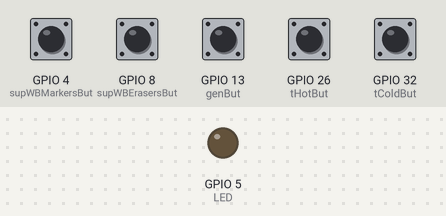
Bench run of a sketch on a simulated ESP32. Shown: output pins drawn as LEDs (lit = HIGH). The test bench sets the inputs (shaded band); at power-on: GPIO 4 (supWBMarkersBut), GPIO 8 (supWBErasersBut), GPIO 13 (genBut), GPIO 26 (tHotBut), GPIO 32 (tColdBut) HIGH. WiFi joins after 1.5 s; servers stay silent unless stated; uploads are accepted with an empty reply; the local clock reads 2024-03-15 10:24:30 at power-on unless the sketch sets it; what the sketch prints to the serial monitor is not drawn.

Above: at 6.8 s.
6.9 s: GPIO 4 (supWBMarkersBut) pulled LOW for 0.15 s
At 8.3 s:
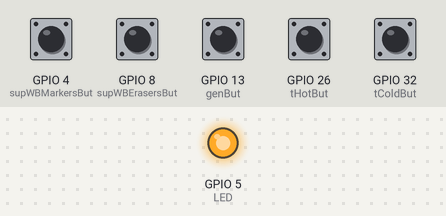
10.0 s: GPIO 4 (supWBMarkersBut) pulled LOW for 1 s
At 13.7 s:
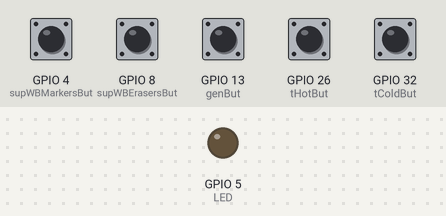
14.0 s: GPIO 26 (tHotBut) pulled LOW for 0.15 s
At 14.9 s:
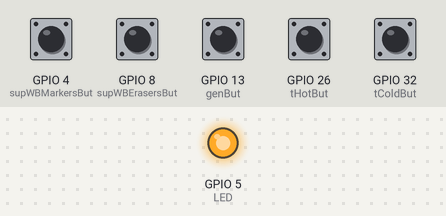
Timing chart, 0 to 18.2 s (numbered marks = the images above; inputs shaded):
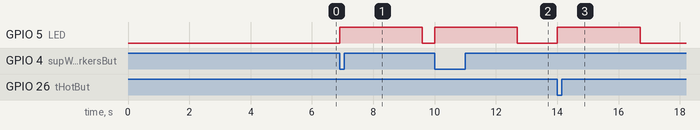

The sketch:

ESP32_GET.ino
```cpp
#include <ArduinoJson.h>
#include "ESP32_MailClient.h"
#include <WiFi.h>
#include "time.h"
#include <HTTPClient.h>

const char* ssid = "SummitNG";
const char* password = "ewolram1";

#define emailSenderAccount    "suppliesdetect@gmail.com"
#define emailSenderPassword   "missingtooth"
#define emailRecipient        "suppliesdetect@gmail.com"
#define smtpServer            "smtp.gmail.com"
#define smtpServerPort        465
#define emailSubject          "ESP32 Test"

const int supWBMarkersBut = 4;
const int supWBErasersBut = 8;
const int supBBChalkBut = 2;
const int supBBErasersBut = 6;
const int tHotBut = 26;
const int tColdBut = 32;
const int genBut = 13;

const int LED = 5;

long timePushed;
bool disabled0;
bool disabled1;

const int supWBMarkers = 0;
const int supWBErasers = 1;
const int supBBChalk = 2;
const int supBBErasers = 3;
const int tHot = 4;
const int tCold = 5;
const int gen = 6;

String room = "Hudson%20110";

const char* ntpServer = "pool.ntp.org";
const long  gmtOffset_sec = -18000;
const int   daylightOffset_sec = 3600;

SMTPData smtpData;

void sendCallback(SendStatus info);

void emailandGET(int LED, int msg);

void printLocalTime();

void checkenable();

String serverName = "http://192.168.2.57:8000/tickets/main";

void setup() {
  pinMode(supWBMarkersBut, INPUT_PULLUP);
  pinMode(supWBErasersBut, INPUT_PULLUP);
  //pinMode(supBBMarkersBut, INPUT_PULLUP);
  //pinMode(supBBErasersBut, INPUT_PULLUP);
  pinMode(tHotBut, INPUT_PULLUP);
  pinMode(tColdBut, INPUT_PULLUP);
  pinMode(genBut, INPUT_PULLUP);
  pinMode(LED, OUTPUT);
  digitalWrite(5, LOW);
  disabled0 = false;
  disabled1 = false;
  Serial.begin(115200);

  delay(4000);

  Serial.println();
  Serial.print("Connecting");

  WiFi.begin(ssid, password);
  while (WiFi.status() != WL_CONNECTED) {
    Serial.print(".");
    delay(200);
  }

  Serial.println();
  Serial.println("WiFi connected.");
  Serial.println();

  //init and get the time
  configTime(gmtOffset_sec, daylightOffset_sec, ntpServer);
  printLocalTime();
}

void loop() {
  struct tm timeinfo;
  getLocalTime(&timeinfo);
  if (WiFi.status() == WL_CONNECTED) { //Check WiFi connection status
    if ((timeinfo.tm_hour == 06) && disabled0) {
      disabled0 = false;
    }

    if (digitalRead(supWBMarkersBut) == false ){//&& !disabled0) {
      emailandGET(LED, supWBMarkers);
      disabled0 = true;
    }

    if (digitalRead(supWBErasersBut) == false && !disabled0) {
      emailandGET(LED, supWBErasers);
      disabled0 = true;
    }

    /*    if (digitalRead(supBBMarkersBut) == false && !disabled0) {
          emailandGET(LED, supBBMarkers);
          disabled0 = true;
        }
    */

    /*    if (digitalRead(supBBErasersBut) == false && !disabled0) {
          emailandGET(LED, supBBErasers);
          disabled0 = true;
        }
    */

    if (digitalRead(tHotBut) == false) {
      checkenable();
      if (!disabled1) {
        emailandGET(LED, tHot);
        disabled1 = true;
        timePushed = millis();
      }
    }
    if (digitalRead(tColdBut) == false) {
      checkenable();
      if (!disabled1) {
        emailandGET(LED, tCold);
        disabled1 = true;
        timePushed = millis();
      }
    }
    if (digitalRead(genBut) == false && !disabled0) {
      emailandGET(LED, gen);
      disabled0 = true;
    }
  }
}
void emailandGET(int LED, int msg) {
  digitalWrite(LED, HIGH);
  Serial.println("Preparing to send email");
  Serial.println();

  smtpData.setLogin(smtpServer, smtpServerPort, emailSenderAccount, emailSenderPassword);
  smtpData.setSender("ESP32", emailSenderAccount);
  smtpData.setPriority("High");
  smtpData.setSubject(emailSubject);

  HTTPClient http;
  String serverpath;
  Serial.println("Posting JSON data to server...");

  if (msg == 0) {
    smtpData.setMessage("<div style=\"color:#2f4468;\"><h1>Whiteboard Supplies Request</h1><p>- We need markers for whiteboard</p></div>", true);
    serverpath = serverName + "?room=" + room + "&request=Supplies%20-%20Whiteboard&status=Not%20Complete";
  }

  if (msg == 1) {
    smtpData.setMessage("<div style=\"color:#2f4468;\"><h1>Whiteboard Supplies Request</h1><p>- We need erasers for whiteboard</p></div>", true);
    serverpath = serverName + "?room=" + room + "&request=Supplies%20-%20Whiteboard&status=Not%20Complete";
  }

  if (msg == 2) {
    smtpData.setMessage("<div style=\"color:#2f4468;\"><h1>Blackboard Supplies Request</h1><p>- We need chalk for blackboard</p></div>", true);
    serverpath = serverName + "?room=" + room + "&request=Supplies%20-%20Blackboard&status=Not%20Complete";
  }

  if (msg == 3) {
    smtpData.setMessage("<div style=\"color:#2f4468;\"><h1>Blackboard Supplies Request</h1><p>- We need erasers for blackboard</p></div>", true);
    serverpath = serverName + "?room=" + room + "&request=Supplies%20-%20Blackboard&status=Not%20Complete";
  }


  if (msg == 4) {
    smtpData.setMessage("<div style=\"color:#2f4468;\"><h1>Temperature Request</h1><p>- It is too hot in here</p></div>", true);
    serverpath = serverName + "?room=" + room + "&request=Temperature%20-%20Too%20Hot&status=Not%20Complete";
  }

  if (msg == 5) {
    smtpData.setMessage("<div style=\"color:#2f4468;\"><h1>Temperature Request</h1><p>- It is too cold in here</p></div>", true);
    serverpath = serverName + "?room=" + room + "&request=Temperature%20-%20Too%20Cold%20&status=Not%20Complete";
  }

  if (msg == 6) {
    smtpData.setMessage("<div style=\"color:#2f4468;\"><h1>General Request</h1><p>- This is a general maintainance request</p></div>", true);
    serverpath = serverName + "?room=" + room + "&request=General&status=Not%20Complete";
  }


  http.begin(serverpath.c_str());  //Specify destination for HTTP request
  http.addHeader("Content-Type", "application/json");

  int httpResponseCode = http.GET();

  if (httpResponseCode > 0) {
    String response = http.getString();
    Serial.println(httpResponseCode);
    Serial.println(response);
  }

  else {
    Serial.printf("Error occurred while sending HTTP GET: %s\n", http.errorToString(httpResponseCode).c_str());
  }

  smtpData.addRecipient(emailRecipient);
  smtpData.setSendCallback(sendCallback);

  if (!MailClient.sendMail(smtpData))
    Serial.println("Error sending Email, " + MailClient.smtpErrorReason());

  smtpData.empty();
  delay(1500);
  digitalWrite(LED, LOW);
}

void checkenable() {
  //if 30 min pass and disabled, enable it
  if (((millis() > timePushed + 1800000) || millis() < timePushed) && disabled1) {
    disabled1 = false;
  }
}

void printLocalTime()
{
  struct tm timeinfo;
  if (!getLocalTime(&timeinfo)) {
    Serial.println("Failed to obtain time");
    return;
  }
  Serial.println(&timeinfo, "%A, %B %d %Y %H:%M:%S");
}

// Callback function to get the Email sending status
void sendCallback(SendStatus msg) {
  // Print the current status
  Serial.println(msg.info());

  // Do something when complete
  if (msg.success()) {
    Serial.println("----------------");
  }
}
```

Measured:
- after the input at 6.9 s, GPIO 5 (LED): LOW → HIGH at once, → LOW 2.7 s later
- after the input at 10.0 s, GPIO 5 (LED): LOW → HIGH at once, → LOW 2.7 s later
- after the input at 14.0 s, GPIO 5 (LED): LOW → HIGH at once, → LOW 2.7 s later
